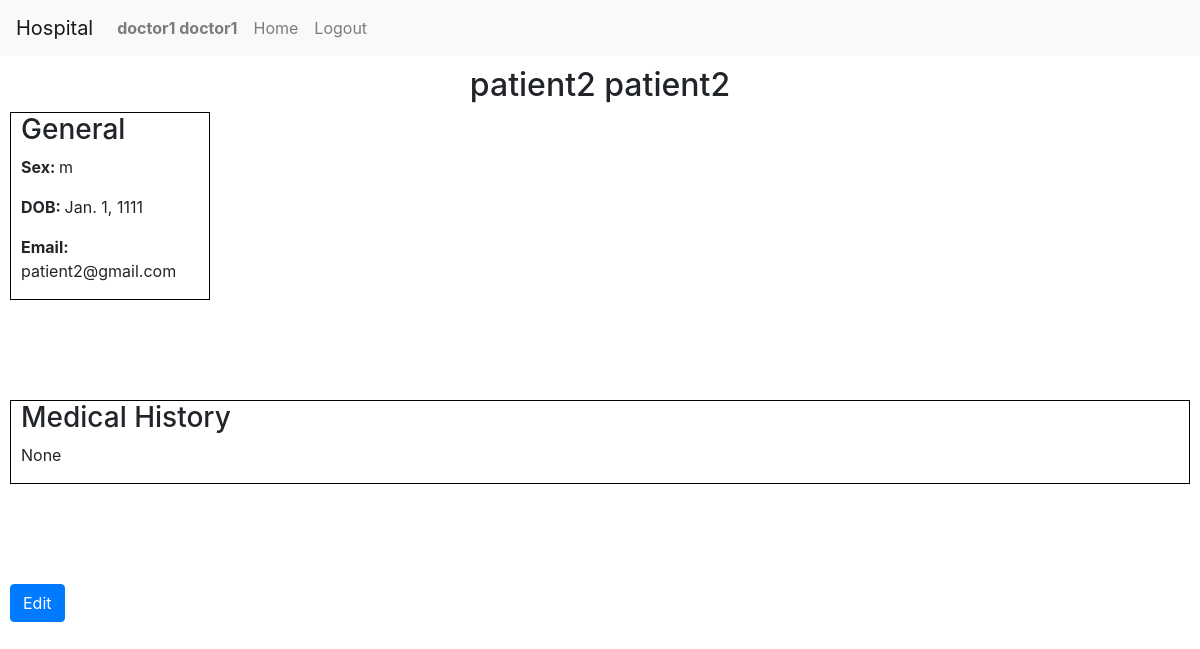
Screenshot of /patient/4 (signed in) with the database file from the repository.
### hospital/models.py (models this page shows, shortened)
class User(AbstractUser):
    role = models.CharField(max_length=1, blank=False, null=False, default="p")
    treatedBy = models.ForeignKey('self', on_delete=models.DO_NOTHING, blank=True, null=True)
    history = models.CharField(max_length=1000, blank=True, null=True)
    img = models.ImageField(blank=True, null=True, upload_to=f)
    diagnosis = models.CharField(max_length=20, blank=True, null=True)
    dob = models.DateField(auto_now=False, auto_now_add=False)
    sex = models.CharField(max_length=1, blank=False, null=False)

### hospital/views.py (the view)
# urls.py: path('patient/<int:id>', views.patient_homepage_view, name="patient"),
def patient_homepage_view(request, id):
    if not request.user.is_authenticated:
        return HttpResponseRedirect(reverse("index"))
    elif ((request.user.id == id) or (request.user.role == 'd')):
        return render(request, "hospital/patient.html", {
            'patient': User.objects.get(id=id)
        })
    else:
        return HttpResponseRedirect(reverse("index"))

### hospital/templates/hospital/patient.html (shortened to what this page needs)
{% extends "hospital/layout.html" %}
{% block body %}
    <h2 id="patient-title">{{patient.first_name}} {{patient.last_name}}</h2>
    <div id="patient-general">
        <h3>General</h3>
        <p><strong>Sex: </strong>{{ patient.sex }}</p>
        <p><strong>DOB: </strong>{{ patient.dob }}</p>
        <p><strong>Email: </strong>{{ patient.email }}</p>
    </div>
    <div id="patient-history">
        <h3>Medical History</h3>
        <p>{{ patient.history }}</p>
    </div>
    {% if user.role == 'd' %}
        <div id="patient-edit-button">
            <a href="/edit/{{patient.id}}"><button class="btn btn-primary">Edit</button></a>
        </div>
    {% endif %}
{% endblock %}

### hospital/templates/hospital/layout.html (shortened to what this page needs)
{% load static %}
<!DOCTYPE html>
<html>
    <head>
        <link rel="stylesheet" href="{% static 'hospital/styles.css' %}">
        <link rel="stylesheet" href="https://stackpath.bootstrapcdn.com/bootstrap/4.4.1/css/bootstrap.min.css">
    </head>
    <body>
        <nav class="navbar navbar-expand-lg navbar-light bg-light">
            <a href="" class="navbar-brand">Hospital</a>
            <ul class="navbar-nav mr-auto">
                {% if user.is_authenticated %}
                    <li class="nav-item">
                        <a class="nav-link" href=""><strong>{{ user.first_name }} {{ user.last_name }}</strong></a>
                    </li>
                    <li class="nav-item">
                        <a class="nav-link" href="{% url 'index' %}">Home</a>
                    </li>
                    <li>
                        <a class="nav-link" href="{% url 'logout' %}">Logout</a>
                    </li>
                {% endif %}
            </ul>
        </nav>
        {% block body %}
        {% endblock %}
    </body>
</html>

### hospital/static/hospital/styles.css (style rules this page uses)
#patient-general { border: 1px black solid; width: 200px; margin-bottom: 100px; margin-left: 10px; padding-left: 10px; }
#patient-history { border: 1px black solid; margin-bottom: 100px; margin-left: 10px; padding-left: 10px; margin-right: 10px; }
#patient-edit-button { margin-left: 10px; margin-top: 10px; }
#patient-title { margin-top: 10px; text-align: center; }

### rows the page displays
User: first_name "doctor1", last_name "doctor1"
User: first_name "patient2", last_name "patient2", sex "m", dob "Jan. 1, 1111", email "patient2@gmail.com", history "None"
